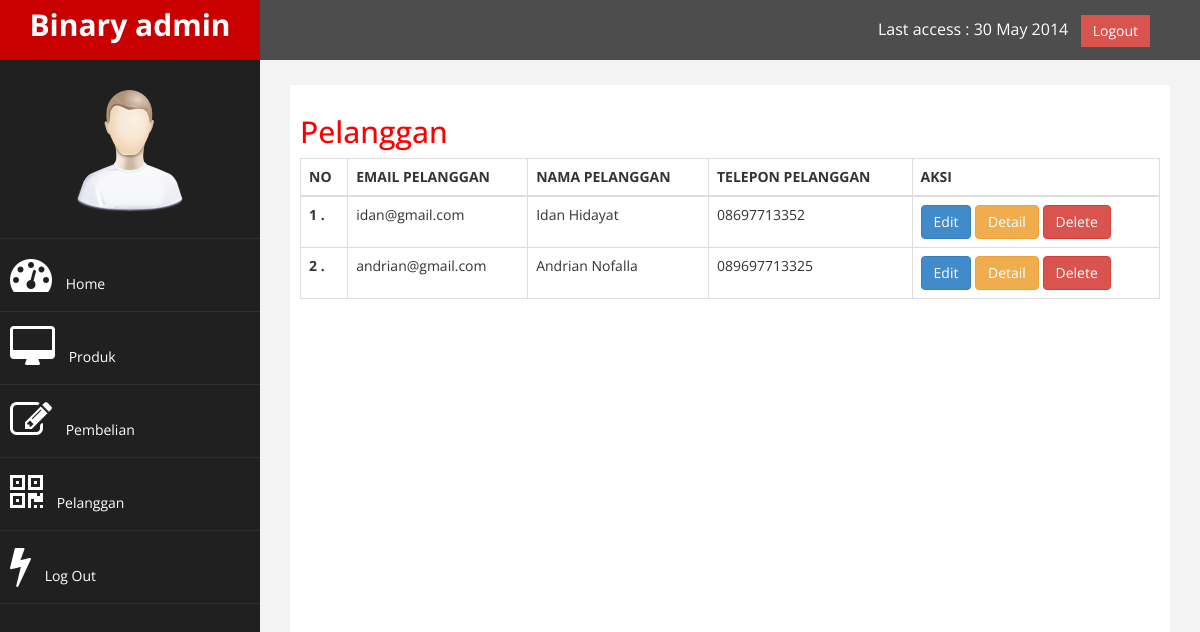
The page /index.php?halaman=pelanggan on the database its author committed.
### tables this page shows
CREATE TABLE `pelanggan` (
  `id_pelanggan` int(11) NOT NULL,
  `email_pelanggan` varchar(100) NOT NULL,
  `password_pelanggan` varchar(50) NOT NULL,
  `nama_pelanggan` varchar(100) NOT NULL,
  `telepon_pelanggan` varchar(25) NOT NULL
);

### pelanggan.php (the view)
<h2>Pelanggan</h2>
<table class="table table-bordered table-responsive">
  <thead class="thead-light">
    <tr>
      <th scope="col">NO</th>
      <th scope="col">EMAIL PELANGGAN</th>
      <th scope="col">NAMA PELANGGAN</th>
      <th scope="col">TELEPON PELANGGAN	</th>
      <th scope="col">AKSI</th>
    </tr>
  </thead>
  <?php
  	$no = 1;
  	$query = mysqli_query($koneksi,"SELECT * FROM pelanggan");
  ?>
  <tbody>
	<?php while($item = mysqli_fetch_assoc($query)) : ?>
	    <tr>
	      <th scope="row"><?= $no++; ?> .</th>
	      <td><?= $item['email_pelanggan']; ?></td>
	      <td><?= $item['nama_pelanggan']; ?></td>
	      <td><?= $item['telepon_pelanggan']; ?></td>
	      <td>
	      	<a href="edit.php" class="btn btn-primary">Edit</a>
	      	<a href="detail.php" class="btn btn-warning">Detail</a>
	      	<a href="delete.php" class="btn btn-danger">Delete</a>
	      </td>
	    </tr>
   	<?php endwhile; ?>
  </tbody>
</table>

### assets/css/custom.css (style rules this page uses)
body { font-family: 'Open Sans', sans-serif; }
h2 { color: #f00; }

### rows shown on the page
pelanggan: email_pelanggan "idan@gmail.com", nama_pelanggan "Idan Hidayat", telepon_pelanggan "08697713352"
pelanggan: email_pelanggan "andrian@gmail.com", nama_pelanggan "Andrian Nofalla", telepon_pelanggan "089697713325"
